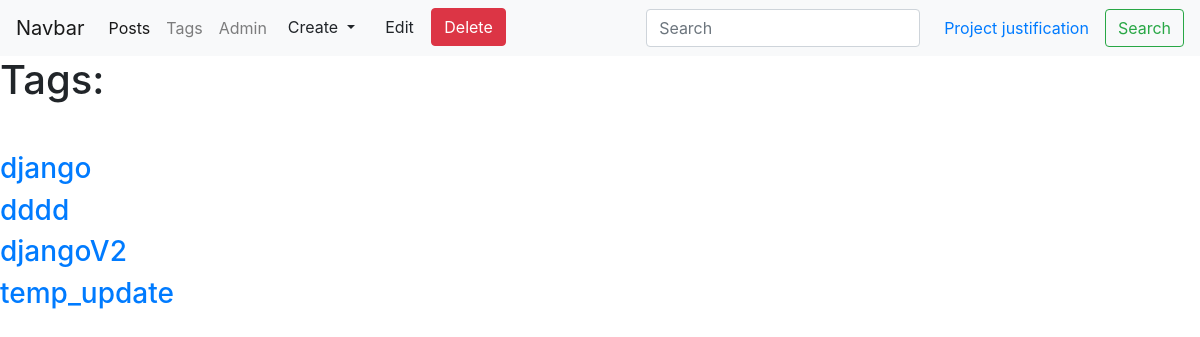
The page /blog/tags/ on the database its author committed.
### blog/models.py (models this page shows, shortened)
class Tag(models.Model):
    title = models.CharField(max_length=50)
    slug = models.SlugField(max_length=50, unique=True)
    def get_absolute_url(self):
        return reverse('tag_detail_url', kwargs={'slug': self.slug})

### blog/views.py (the view)
# urls.py: path('tags/', tags_list, name='tags_list_url'),
def tags_list(request):
    tags = Tag.objects.all()
    return render(request, 'blog/tags_list.html', context={'tags': tags})

### blog/templates/blog/tags_list.html (shortened to what this page needs)
{% extends 'blog/base_blog.html' %}
{% block  content %}
    <h1 class="mb-5">Tags:</h1>
    {% for tag in tags %}
        <h3><a href="{{ tag.get_absolute_url }}">{{ tag.title }}</a> </h3>
    {% endfor %}
{% endblock  %}

### rows shown on the page
Tag: title "django"
Tag: title "dddd"
Tag: title "djangoV2"
Tag: title "temp_update"
